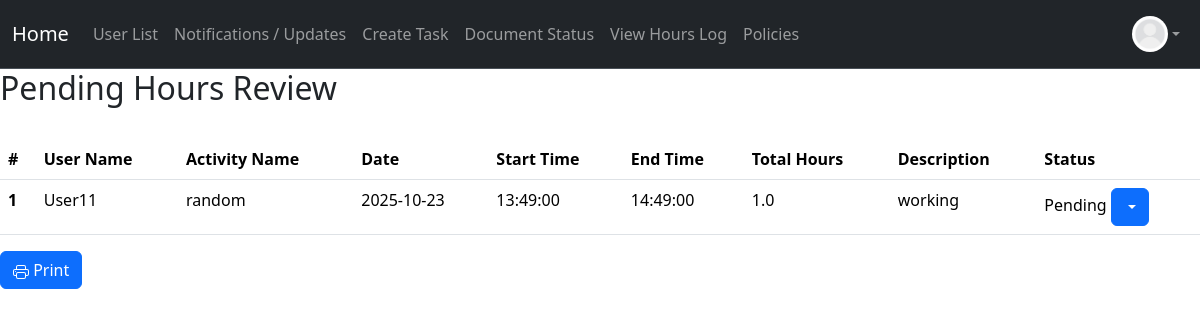
Page /pending/hours (signed in) on the committed database.
### project/models.py (models this page shows, shortened)
class User(db.Model, UserMixin):
    __tablename__ = 'users'
    id: Mapped[int] = mapped_column(primary_key=True)
    name: Mapped[str] = mapped_column()
    email: Mapped[str] = mapped_column(unique=True)
    address: Mapped[str] = mapped_column(default="None Provided")
    password_hash: Mapped[str] = mapped_column(db.String(128))
    date_created: Mapped[datetime] = mapped_column(DateTime, server_default=func.now())
    total_hours: Mapped[float] = mapped_column(default=0.0)
    picture: Mapped[str] = mapped_column(default="default.jpeg")
    role: Mapped[str] = mapped_column(default="user")  # "user", "volunteer", " intern", "board"
    hours: Mapped[List["Hours"]] = relationship("Hours", back_populates="user", cascade="all, delete-orphan")
    documents: Mapped[List["Document"]] = relationship("Document", back_populates="user", cascade="all, delete-orphan")

class Hours(db.Model):
    __tablename__ = 'hours'
    id: Mapped[int] = mapped_column(primary_key=True)
    activity_name: Mapped[str] = mapped_column()
    date: Mapped[datetime.date] = mapped_column(Date)
    start_time: Mapped[datetime.time] = mapped_column(db.Time)
    end_time: Mapped[datetime.time] = mapped_column(db.Time)
    amount: Mapped[float] = mapped_column()
    description: Mapped[str] = mapped_column()
    status: Mapped[str] = mapped_column(server_default=text("'Pending'"))  # "pending", "approved", "denied"
    user: Mapped["User"] = relationship("User", back_populates="hours")
    user_id: Mapped[int] = mapped_column(db.ForeignKey('users.id'), name="fk_hours_user_id")

### app.py (the view)
@app.route('/pending/hours', methods=['GET'])
@login_required
@permission_required('board')
def pending_hours():
    users = User.query.all()  # Get all users
    return render_template('pending_hours.html', users= users)

### project/models.py (called while the page is built)
@login_manager.user_loader
def load_user(user_id):
    return User.query.get(user_id)

### project/templates/pending_hours.html (shortened to what this page needs)
{% extends "base.html" %}
{% block content %}
<h2>
    Pending Hours Review
</h2>
<br>
<table class="table table-hover">
    <thead class = "thead-light">
    <tr>
        <th scope="col">#</th>
        <th scope ="col">User Name</th>
        <th scope="col">Activity Name</th>
        <th scope="col">Date</th>
        <th scope="col">Start Time</th>
        <th scope="col">End Time</th>
        <th scope="col">Total Hours</th>
        <th scope="col">Description</th>
        <th scope="col">Status</th>
    </tr>
    </thead>
<tbody>
{% set ns = namespace(log_num=0) %}
{% for user in users %}
    {% for log in user.hours %}
        {% if log.status == "Pending" %}
            {% set ns.log_num = ns.log_num + 1 %}
            <tr>
                <th scope="row">{{ns.log_num}}</th>
                <td>{{user.name}}</td>
                <td>{{log.activity_name}}</td>
                <td>{{log.date}}</td>
                <td>{{log.start_time}}</td>
                <td>{{log.end_time}}</td>
                <td>{{log.amount}}</td>
                <td>{{log.description}}</td>
                <td>{{log.status}}
                        <div class="btn-group" role="group">
                            <button id="btnGroupDrop1" type="button" class="btn btn-primary dropdown-toggle" data-bs-toggle="dropdown" aria-expanded="false">
                            </button>
                        </div>
                    </td>
            </tr>
        {% endif %}
    {% endfor %}
{% endfor %}
</tbody>
</table>
<button onclick="window.print()" class="btn btn-primary">
    Print
</button>
{% endblock %}

### project/templates/base.html (shortened to what this page needs)
<!DOCTYPE html>
<html>
  <head>
    <link href="https://cdn.jsdelivr.net/npm/bootstrap@5.3.8/dist/css/bootstrap.min.css" rel="stylesheet">
  </head>
  <body>
    <nav class="navbar navbar-expand bg-dark border-bottom border-body" data-bs-theme="dark">
      <div class="container-fluid d-flex">
        <a class="navbar-brand"
            href="{% if current_user.is_authenticated and current_user.role == 'admin' %}
              {{ url_for('admin_dashboard') }}
            {% elif current_user.is_authenticated and current_user.role == 'board' %}
              {{ url_for('board_dashboard') }}
            {% elif current_user.is_authenticated and current_user.role == 'volunteer' %}
                {{ url_for('volunteer_dashboard') }}
            {% elif current_user.is_authenticated and current_user.role == 'intern' %}
                {{ url_for('intern_dashboard') }}
            {% else %}
              {{ url_for('user_dashboard') }}
          {% endif %}">
          Home
        </a>
        <ul class="navbar-nav mb-2 mb-lg-0 d-flex flex-row">
          {% if current_user.is_authenticated %}
            {% if current_user.role == 'admin' or current_user.role == 'board' %}
              <li class="nav-item">
                <a class="nav-link" href="{{ url_for('user_list') }}">User List</a>
              </li>
              <li class="nav-item">
              <a class="nav-link"
              href="{{ url_for('notification') }}">
                  Notifications / Updates </a>
              </li>
              <li class="nav-item">
              <a class="nav-link"
              href="{{ url_for('create_task') }}">
                  Create Task </a>
              </li>
              {% endif %}
            <li class="nav-item">
              <a class="nav-link" href="{{ url_for('document_status') }}">Document Status</a>
            </li>
            <li class="nav-item">
              <a class="nav-link"
              href="{{ url_for('hours_log') }}">
                  View Hours Log </a>
            </li>
            <li class="nav-item">
              <a class="nav-link"
              href="{{ url_for('policies') }}">
                  Policies </a>
            </li>
          {% endif %}
        </ul>
        {% if current_user.is_authenticated %}
        <ul class="navbar-nav ms-auto mb-2 mb-lg-0">
          <li class="nav-item dropdown">
            <a class="nav-link dropdown-toggle d-flex align-items-center" href="#" id="profileDropdown" role="button" data-bs-toggle="dropdown" aria-expanded="false">
              <img src="{{ url_for('static', filename='profile_pics/' ~ current_user.picture ) }}" alt="Profile" style="height:36px;width:36px;border-radius:50%;">
            </a>
          </li>
        </ul>
        {% endif %}
      </div>
    </nav>
    {% block content %}
    {% endblock %}
  </body>
</html>

### project/templates/base.html (style rules this page uses)
.dropdown { position: relative; display: inline-block; }

### rows in the picture
User: picture (placeholder picture)
User: name "User11"
Hours: log_num "1", activity_name "random", date "2025-10-23", start_time "13:49:00", end_time "14:49:00", amount "1.0", description "working", status "Pending"
